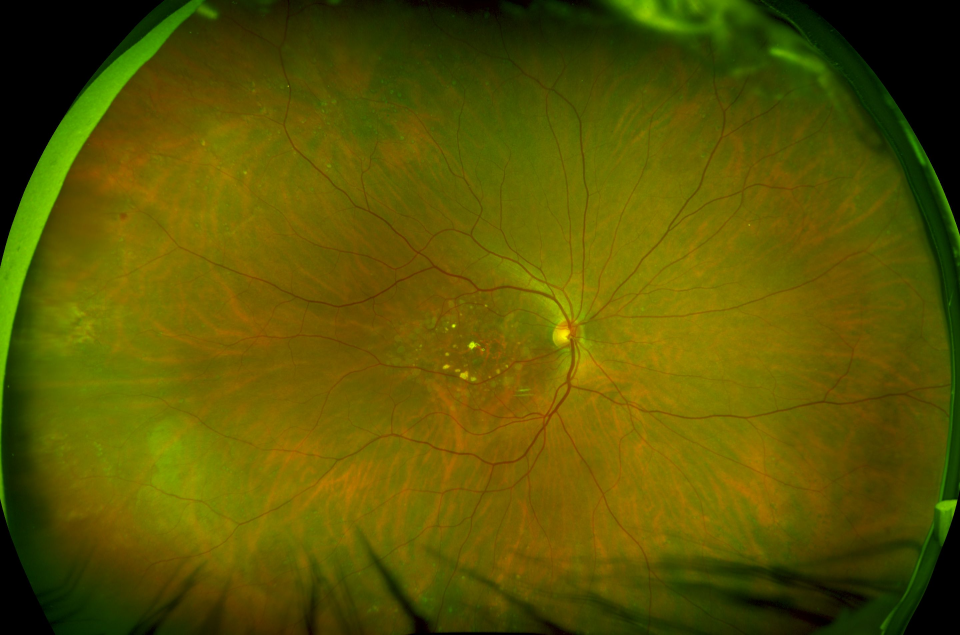
#> input picture sample/AMD_2.jpg, 2880 x 1904 px (shown at 1/3 size); its folder holds only this picture in this run
$ python -i resize_data.py   (imports and definitions only)
#> lines starting #> are read from the running program, lines starting #| are printed output that depends on the picture
import os
import pickle
import cv2
import pandas as pd
import numpy as np

import nsml

from nsml import DATASET_PATH
from glob import glob

# [53 lines left out: functions cen_crop_img, make_csv, bind_data, bind_label, not called in this run]

def clahe(img, clip_limit=2.0, tile_grid_size=(8, 8)):
#> called with clip_limit = 2, tile_grid_size = (8, 8)
    if img.dtype != np.uint8:
        raise TypeError("clahe supports only uint8 inputs")

    clahe = cv2.createCLAHE(clipLimit=clip_limit, tileGridSize=tile_grid_size)

    if len(img.shape) == 2:
        img = clahe.apply(img)
    else:
        img = cv2.cvtColor(img, cv2.COLOR_RGB2LAB)
#> img: shape (1904, 2880, 3); mean of channels 0, 1, 2 90.5, 121, 169.6
        img[:, :, 0] = clahe.apply(img[:, :, 0])
#> img: shape (1904, 2880, 3); mean of channels 0, 1, 2 107.2, 121, 169.6
        img = cv2.cvtColor(img, cv2.COLOR_LAB2RGB)
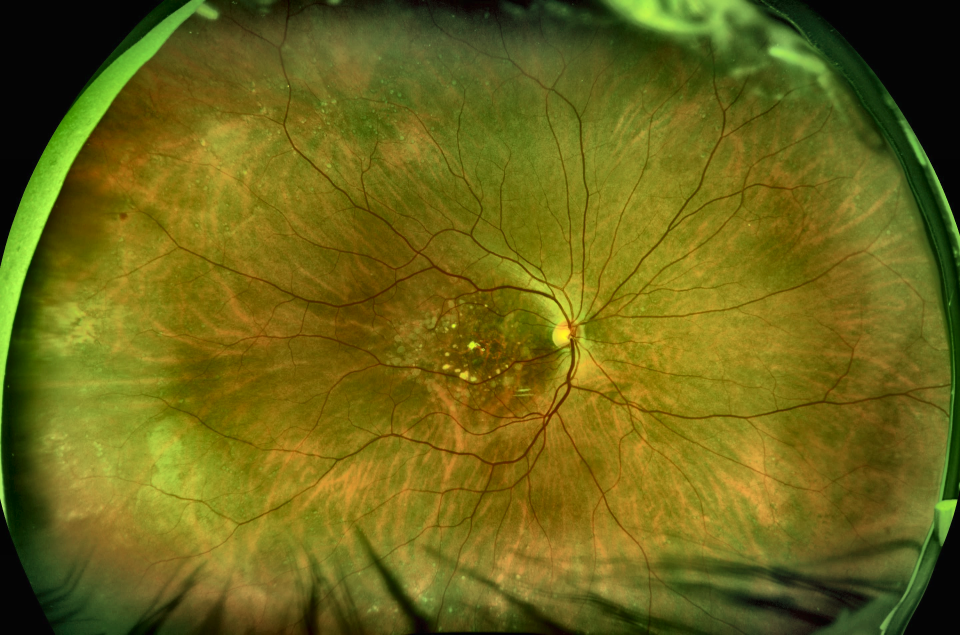
#> img: shape (1904, 2880, 3) (shown at 1/3 size); mean R, G, B 107.6, 102, 22.5

    return img

# [26 lines left out: functions image_preprocessing, Label2Class, not called in this run]

# [29 lines not run here, left out]

>>> import cv2
>>> picture = cv2.cvtColor(cv2.imread('../sample/AMD_2.jpg'), cv2.COLOR_BGR2RGB)
>>> result = clahe(picture)

$ run again, on sample/DMR_2.jpg
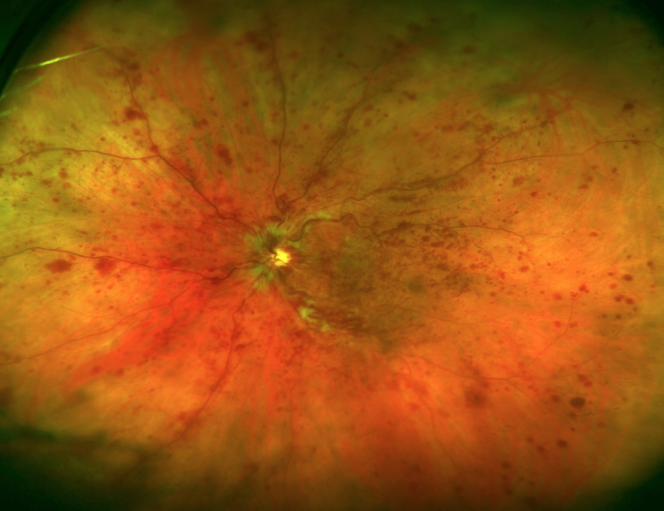
#> input picture sample/DMR_2.jpg, 1328 x 1021 px (shown at 1/2 size)
#> in clahe, `img = cv2.cvtColor(img, cv2.COLOR_LAB2RGB)`:
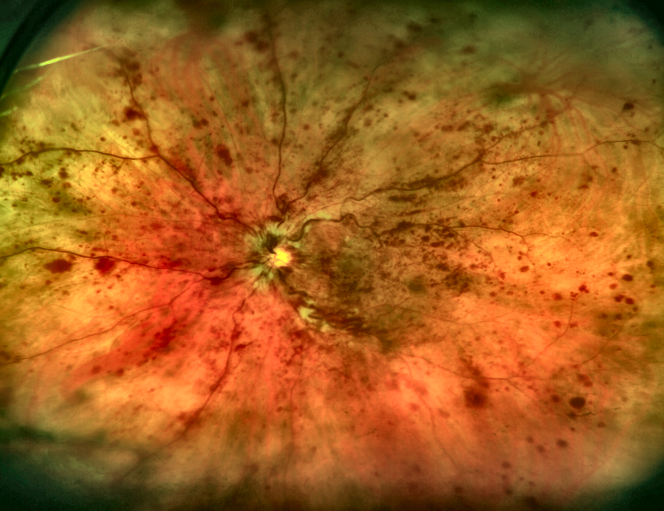
#> img: shape (1021, 1328, 3) (shown at 1/2 size); mean R, G, B 160.5, 94.1, 29

$ run again, on sample/img_1.jpg
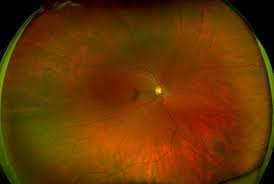
#> input picture sample/img_1.jpg, 274 x 184 px
#> in clahe, `img = cv2.cvtColor(img, cv2.COLOR_LAB2RGB)`:
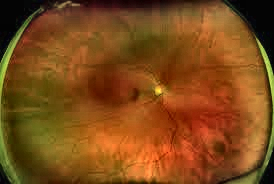
#> img: shape (184, 274, 3); mean R, G, B 126.1, 73.8, 24.2

$ run again, on sample/img_2.jpg
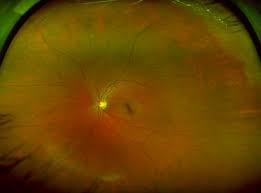
#> input picture sample/img_2.jpg, 261 x 193 px
#> in clahe, `img = cv2.cvtColor(img, cv2.COLOR_LAB2RGB)`:
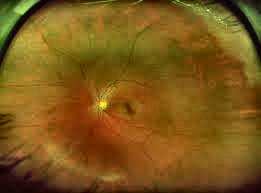
#> img: shape (193, 261, 3); mean R, G, B 124.6, 88.2, 24.8
